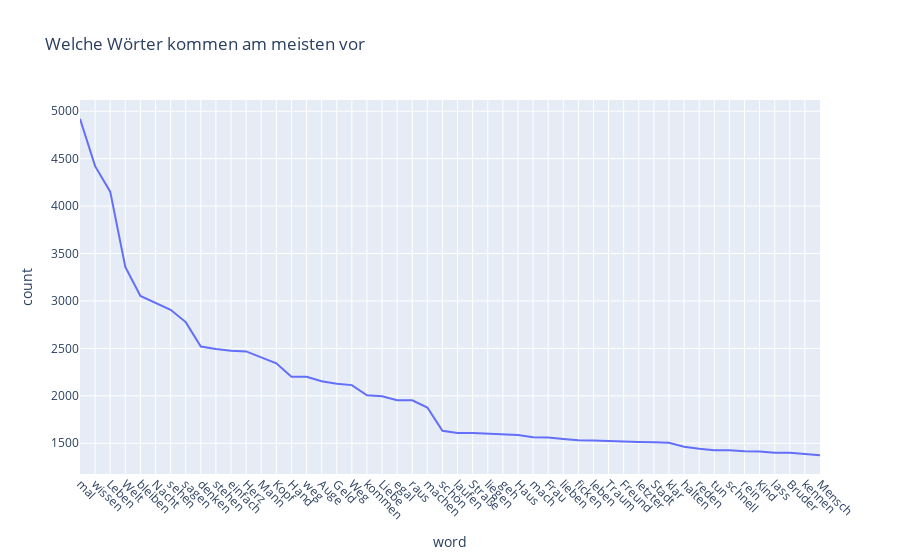

Source (notebook cell):
### Code cell
unique_word_count_fig = unique_word_count_df.sort_values('count', ascending=False).iloc[:50].plot(kind="line",x="word",y="count", title="Welche Wörter kommen am meisten vor")
unique_word_count_fig.update_layout(xaxis_tickangle=45)
unique_word_count_fig.update_traces(hovertemplate='Word: %{x}<br>Count: %{y}<br>Text: %{text}')

unique_word_count_fig.show()

### Figure 1 — Plotly figure (JSON) as saved in the notebook; plotly's stock layout.template omitted (floating-point values rounded to 4 significant figures)
{"data": [{"hovertemplate": "Word: %{x}<br>Count: %{y}<br>Text: %{text}", "legendgroup": "", "line": {"color": "#636efa", "dash": "solid"}, "marker": {"symbol": "circle"}, "mode": "lines", "name": "", "orientation": "v", "showlegend": false, "type": "scatter", "x": ["mal", "wissen", "Leben", "Welt", "bleiben", "Nacht", "sehen", "sagen", "denken", "stehen", "einfach", "Herz", "Mann", "Kopf", "Hand", "weg", "Auge", "Geld", "Weg", "kommen", "Liebe", "egal", "raus", "machen", "schön", "laufen", "Straße", "liegen", "geh", "Haus", "mach", "Frau", "lieben", "ficken", "leben", "Traum", "Freund", "letzter", "Stadt", "klar", "halten", "reden", "tun", "schnell", "rein", "Kind", "lass", "Bruder", "kennen", "Mensch"], "xaxis": "x", "y": [4921, 4421, 4152, 3359, 3053, 2983, 2907, 2777, 2520, 2493, 2474, 2468, 2408, 2343, 2202, 2200, 2154, 2127, 2113, 2006, 1996, 1953, 1952, 1877, 1631, 1609, 1609, 1600, 1597, 1586, 1564, 1560, 1545, 1532, 1528, 1521, 1513, 1512, 1510, 1505, 1464, 1441, 1427, 1427, 1417, 1414, 1401, 1401, 1387, 1373], "yaxis": "y"}], "layout": {"legend": {"tracegroupgap": 0}, "title": {"text": "Welche Wörter kommen am meisten vor"}, "xaxis": {"anchor": "y", "domain": [0, 1], "tickangle": 45, "title": {"text": "word"}}, "yaxis": {"anchor": "x", "domain": [0, 1], "title": {"text": "count"}}}}
